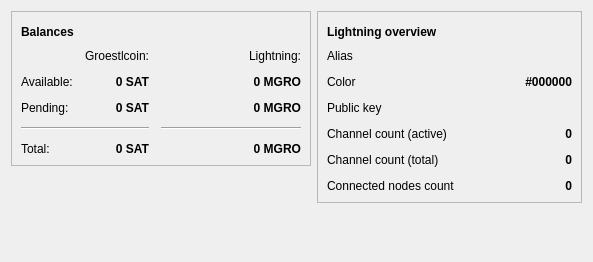
<?xml version="1.0" encoding="UTF-8"?>
<ui version="4.0">
 <class>OverviewPage</class>
 <widget class="QWidget" name="OverviewPage">
  <property name="geometry">
   <rect>
    <x>0</x>
    <y>0</y>
    <width>593</width>
    <height>262</height>
   </rect>
  </property>
  <property name="windowTitle">
   <string>Form</string>
  </property>
  <layout class="QVBoxLayout" name="verticalLayout">
   <item>
    <layout class="QHBoxLayout" name="horizontalLayout_7" stretch="1,1">
     <item>
      <layout class="QVBoxLayout" name="verticalLayout_9">
       <item>
        <widget class="QFrame" name="frame_5">
         <property name="frameShape">
          <enum>QFrame::StyledPanel</enum>
         </property>
         <property name="frameShadow">
          <enum>QFrame::Raised</enum>
         </property>
         <layout class="QVBoxLayout" name="verticalLayout_10">
          <item>
           <layout class="QHBoxLayout" name="horizontalLayout_8">
            <item>
             <widget class="QLabel" name="label_8">
              <property name="font">
               <font>
                <weight>75</weight>
                <bold>true</bold>
               </font>
              </property>
              <property name="text">
               <string>Balances</string>
              </property>
             </widget>
            </item>
            <item>
             <widget class="QPushButton" name="pushButtonBalance">
              <property name="enabled">
               <bool>true</bool>
              </property>
              <property name="maximumSize">
               <size>
                <width>30</width>
                <height>16777215</height>
               </size>
              </property>
              <property name="toolTip">
               <string/>
              </property>
              <property name="text">
               <string/>
              </property>
              <property name="icon">
               <iconset>
                <normaloff>:/icons/warning</normaloff>
                <disabledoff>:/icons/warning</disabledoff>:/icons/warning</iconset>
              </property>
              <property name="iconSize">
               <size>
                <width>24</width>
                <height>24</height>
               </size>
              </property>
              <property name="flat">
               <bool>true</bool>
              </property>
             </widget>
            </item>
            <item>
             <spacer name="horizontalSpacer_7">
              <property name="orientation">
               <enum>Qt::Horizontal</enum>
              </property>
              <property name="sizeHint" stdset="0">
               <size>
                <width>40</width>
                <height>20</height>
               </size>
              </property>
             </spacer>
            </item>
           </layout>
          </item>
          <item>
           <layout class="QGridLayout" name="gridLayout_3">
            <property name="spacing">
             <number>12</number>
            </property>
            <item row="2" column="2">
             <widget class="QLabel" name="labelPendingLightning">
              <property name="font">
               <font>
                <weight>75</weight>
                <bold>true</bold>
               </font>
              </property>
              <property name="cursor">
               <cursorShape>IBeamCursor</cursorShape>
              </property>
              <property name="toolTip">
               <string>Your total not yet locked on channels balance</string>
              </property>
              <property name="text">
               <string notr="true">0 MGRO</string>
              </property>
              <property name="alignment">
               <set>Qt::AlignRight|Qt::AlignTrailing|Qt::AlignVCenter</set>
              </property>
              <property name="textInteractionFlags">
               <set>Qt::LinksAccessibleByMouse|Qt::TextSelectableByKeyboard|Qt::TextSelectableByMouse</set>
              </property>
             </widget>
            </item>
            <item row="1" column="1">
             <widget class="QLabel" name="labelBalanceBitcoin">
              <property name="font">
               <font>
                <weight>75</weight>
                <bold>true</bold>
               </font>
              </property>
              <property name="cursor">
               <cursorShape>IBeamCursor</cursorShape>
              </property>
              <property name="toolTip">
               <string>Your current on chain balance</string>
              </property>
              <property name="text">
               <string notr="true">0 SAT</string>
              </property>
              <property name="alignment">
               <set>Qt::AlignRight|Qt::AlignTrailing|Qt::AlignVCenter</set>
              </property>
              <property name="textInteractionFlags">
               <set>Qt::LinksAccessibleByMouse|Qt::TextSelectableByKeyboard|Qt::TextSelectableByMouse</set>
              </property>
             </widget>
            </item>
            <item row="1" column="2">
             <widget class="QLabel" name="labelBalanceLightning">
              <property name="font">
               <font>
                <weight>75</weight>
                <bold>true</bold>
               </font>
              </property>
              <property name="cursor">
               <cursorShape>IBeamCursor</cursorShape>
              </property>
              <property name="toolTip">
               <string>Your current on channels balance</string>
              </property>
              <property name="text">
               <string notr="true">0 MGRO</string>
              </property>
              <property name="alignment">
               <set>Qt::AlignRight|Qt::AlignTrailing|Qt::AlignVCenter</set>
              </property>
              <property name="textInteractionFlags">
               <set>Qt::LinksAccessibleByMouse|Qt::TextSelectableByKeyboard|Qt::TextSelectableByMouse</set>
              </property>
             </widget>
            </item>
            <item row="2" column="0">
             <widget class="QLabel" name="labelPending">
              <property name="text">
               <string>Pending:</string>
              </property>
             </widget>
            </item>
            <item row="0" column="1">
             <widget class="QLabel" name="labelBitcoin">
              <property name="text">
               <string>Groestlcoin:</string>
              </property>
              <property name="alignment">
               <set>Qt::AlignRight|Qt::AlignTrailing|Qt::AlignVCenter</set>
              </property>
             </widget>
            </item>
            <item row="2" column="1">
             <widget class="QLabel" name="labelPendingBitcoin">
              <property name="font">
               <font>
                <weight>75</weight>
                <bold>true</bold>
               </font>
              </property>
              <property name="cursor">
               <cursorShape>IBeamCursor</cursorShape>
              </property>
              <property name="toolTip">
               <string>Your total not yet confirmed on chain balance</string>
              </property>
              <property name="text">
               <string notr="true">0 SAT</string>
              </property>
              <property name="alignment">
               <set>Qt::AlignRight|Qt::AlignTrailing|Qt::AlignVCenter</set>
              </property>
              <property name="textInteractionFlags">
               <set>Qt::LinksAccessibleByMouse|Qt::TextSelectableByKeyboard|Qt::TextSelectableByMouse</set>
              </property>
             </widget>
            </item>
            <item row="3" column="0" colspan="2">
             <widget class="Line" name="lineBitcoinBalance">
              <property name="orientation">
               <enum>Qt::Horizontal</enum>
              </property>
             </widget>
            </item>
            <item row="3" column="2">
             <widget class="Line" name="lineLightningBalance">
              <property name="sizePolicy">
               <sizepolicy hsizetype="Preferred" vsizetype="Fixed">
                <horstretch>0</horstretch>
                <verstretch>0</verstretch>
               </sizepolicy>
              </property>
              <property name="minimumSize">
               <size>
                <width>140</width>
                <height>0</height>
               </size>
              </property>
              <property name="orientation">
               <enum>Qt::Horizontal</enum>
              </property>
             </widget>
            </item>
            <item row="4" column="0">
             <widget class="QLabel" name="labelTotal">
              <property name="text">
               <string>Total:</string>
              </property>
             </widget>
            </item>
            <item row="4" column="1">
             <widget class="QLabel" name="labelBitcoinTotal">
              <property name="font">
               <font>
                <weight>75</weight>
                <bold>true</bold>
               </font>
              </property>
              <property name="cursor">
               <cursorShape>IBeamCursor</cursorShape>
              </property>
              <property name="toolTip">
               <string>Your total on chain balance</string>
              </property>
              <property name="text">
               <string notr="true">0 SAT</string>
              </property>
              <property name="alignment">
               <set>Qt::AlignRight|Qt::AlignTrailing|Qt::AlignVCenter</set>
              </property>
              <property name="textInteractionFlags">
               <set>Qt::LinksAccessibleByMouse|Qt::TextSelectableByKeyboard|Qt::TextSelectableByMouse</set>
              </property>
             </widget>
            </item>
            <item row="4" column="2">
             <widget class="QLabel" name="labelLightningTotal">
              <property name="font">
               <font>
                <weight>75</weight>
                <bold>true</bold>
               </font>
              </property>
              <property name="cursor">
               <cursorShape>IBeamCursor</cursorShape>
              </property>
              <property name="toolTip">
               <string>Your total on channels balance</string>
              </property>
              <property name="text">
               <string notr="true">0 MGRO</string>
              </property>
              <property name="alignment">
               <set>Qt::AlignRight|Qt::AlignTrailing|Qt::AlignVCenter</set>
              </property>
              <property name="textInteractionFlags">
               <set>Qt::LinksAccessibleByMouse|Qt::TextSelectableByKeyboard|Qt::TextSelectableByMouse</set>
              </property>
             </widget>
            </item>
            <item row="0" column="2">
             <widget class="QLabel" name="labelLightning">
              <property name="text">
               <string>Lightning:</string>
              </property>
              <property name="alignment">
               <set>Qt::AlignRight|Qt::AlignTrailing|Qt::AlignVCenter</set>
              </property>
             </widget>
            </item>
            <item row="1" column="0">
             <widget class="QLabel" name="labelAvailable">
              <property name="text">
               <string>Available:</string>
              </property>
             </widget>
            </item>
           </layout>
          </item>
         </layout>
        </widget>
       </item>
       <item>
        <spacer name="verticalSpacer_5">
         <property name="orientation">
          <enum>Qt::Vertical</enum>
         </property>
         <property name="sizeHint" stdset="0">
          <size>
           <width>20</width>
           <height>40</height>
          </size>
         </property>
        </spacer>
       </item>
      </layout>
     </item>
     <item>
      <layout class="QVBoxLayout" name="verticalLayout_11">
       <item>
        <widget class="QFrame" name="frame_6">
         <property name="maximumSize">
          <size>
           <width>16777215</width>
           <height>16777215</height>
          </size>
         </property>
         <property name="frameShape">
          <enum>QFrame::StyledPanel</enum>
         </property>
         <property name="frameShadow">
          <enum>QFrame::Raised</enum>
         </property>
         <layout class="QVBoxLayout" name="verticalLayout_12">
          <item>
           <layout class="QHBoxLayout" name="horizontalLayout_9">
            <item>
             <widget class="QLabel" name="labelLightningOverview">
              <property name="font">
               <font>
                <weight>75</weight>
                <bold>true</bold>
               </font>
              </property>
              <property name="text">
               <string>Lightning overview</string>
              </property>
             </widget>
            </item>
            <item>
             <widget class="QPushButton" name="label_33">
              <property name="enabled">
               <bool>true</bool>
              </property>
              <property name="maximumSize">
               <size>
                <width>30</width>
                <height>16777215</height>
               </size>
              </property>
              <property name="toolTip">
               <string/>
              </property>
              <property name="text">
               <string/>
              </property>
              <property name="icon">
               <iconset>
                <normaloff>:/icons/warning</normaloff>
                <disabledoff>:/icons/warning</disabledoff>:/icons/warning</iconset>
              </property>
              <property name="iconSize">
               <size>
                <width>24</width>
                <height>24</height>
               </size>
              </property>
              <property name="flat">
               <bool>true</bool>
              </property>
             </widget>
            </item>
            <item>
             <spacer name="horizontalSpacer_9">
              <property name="orientation">
               <enum>Qt::Horizontal</enum>
              </property>
              <property name="sizeHint" stdset="0">
               <size>
                <width>40</width>
                <height>20</height>
               </size>
              </property>
             </spacer>
            </item>
           </layout>
          </item>
          <item>
           <layout class="QGridLayout" name="gridLayout_5">
            <property name="spacing">
             <number>12</number>
            </property>
            <item row="4" column="0" colspan="2">
             <widget class="QLabel" name="labelChannelCountTotalText">
              <property name="text">
               <string>Channel count (total)</string>
              </property>
             </widget>
            </item>
            <item row="5" column="0" rowspan="2" colspan="2">
             <widget class="QLabel" name="labelConnectedNodesText">
              <property name="text">
               <string>Connected nodes count</string>
              </property>
             </widget>
            </item>
            <item row="3" column="0" colspan="2">
             <widget class="QLabel" name="labelChannelCountActiveText">
              <property name="text">
               <string>Channel count (active)</string>
              </property>
             </widget>
            </item>
            <item row="5" column="2" rowspan="2">
             <widget class="QLabel" name="labelConnectedNodes">
              <property name="font">
               <font>
                <weight>75</weight>
                <bold>true</bold>
               </font>
              </property>
              <property name="cursor">
               <cursorShape>IBeamCursor</cursorShape>
              </property>
              <property name="toolTip">
               <string>The number of other Lightning Network nodes you are connected to</string>
              </property>
              <property name="text">
               <string notr="true">0</string>
              </property>
              <property name="alignment">
               <set>Qt::AlignRight|Qt::AlignTrailing|Qt::AlignVCenter</set>
              </property>
              <property name="textInteractionFlags">
               <set>Qt::LinksAccessibleByMouse|Qt::TextSelectableByKeyboard|Qt::TextSelectableByMouse</set>
              </property>
             </widget>
            </item>
            <item row="4" column="2">
             <widget class="QLabel" name="labelChannelCountTotal">
              <property name="font">
               <font>
                <weight>75</weight>
                <bold>true</bold>
               </font>
              </property>
              <property name="cursor">
               <cursorShape>IBeamCursor</cursorShape>
              </property>
              <property name="toolTip">
               <string>The total number of Lightning Network channels</string>
              </property>
              <property name="text">
               <string notr="true">0</string>
              </property>
              <property name="alignment">
               <set>Qt::AlignRight|Qt::AlignTrailing|Qt::AlignVCenter</set>
              </property>
              <property name="textInteractionFlags">
               <set>Qt::LinksAccessibleByMouse|Qt::TextSelectableByKeyboard|Qt::TextSelectableByMouse</set>
              </property>
             </widget>
            </item>
            <item row="0" column="0" colspan="2">
             <widget class="QLabel" name="labelAliasText">
              <property name="text">
               <string>Alias</string>
              </property>
             </widget>
            </item>
            <item row="3" column="2">
             <widget class="QLabel" name="labelChannelCountActive">
              <property name="font">
               <font>
                <weight>75</weight>
                <bold>true</bold>
               </font>
              </property>
              <property name="cursor">
               <cursorShape>IBeamCursor</cursorShape>
              </property>
              <property name="toolTip">
               <string>The number of active channels on the Lightning Network</string>
              </property>
              <property name="text">
               <string notr="true">0</string>
              </property>
              <property name="alignment">
               <set>Qt::AlignRight|Qt::AlignTrailing|Qt::AlignVCenter</set>
              </property>
              <property name="textInteractionFlags">
               <set>Qt::LinksAccessibleByMouse|Qt::TextSelectableByKeyboard|Qt::TextSelectableByMouse</set>
              </property>
             </widget>
            </item>
            <item row="0" column="2">
             <widget class="QLabel" name="labelAlias">
              <property name="font">
               <font>
                <weight>75</weight>
                <bold>true</bold>
               </font>
              </property>
              <property name="cursor">
               <cursorShape>IBeamCursor</cursorShape>
              </property>
              <property name="toolTip">
               <string>Your current alias on the Lightning Network</string>
              </property>
              <property name="text">
               <string notr="true"/>
              </property>
              <property name="alignment">
               <set>Qt::AlignRight|Qt::AlignTrailing|Qt::AlignVCenter</set>
              </property>
              <property name="textInteractionFlags">
               <set>Qt::LinksAccessibleByMouse|Qt::TextSelectableByKeyboard|Qt::TextSelectableByMouse</set>
              </property>
             </widget>
            </item>
            <item row="1" column="0" colspan="2">
             <widget class="QLabel" name="labelColorText">
              <property name="text">
               <string>Color</string>
              </property>
             </widget>
            </item>
            <item row="1" column="2">
             <widget class="QLabel" name="labelColor">
              <property name="font">
               <font>
                <weight>75</weight>
                <bold>true</bold>
               </font>
              </property>
              <property name="cursor">
               <cursorShape>IBeamCursor</cursorShape>
              </property>
              <property name="toolTip">
               <string>Your current color on the Lightning Network</string>
              </property>
              <property name="text">
               <string notr="true">#000000</string>
              </property>
              <property name="alignment">
               <set>Qt::AlignRight|Qt::AlignTrailing|Qt::AlignVCenter</set>
              </property>
              <property name="textInteractionFlags">
               <set>Qt::LinksAccessibleByMouse|Qt::TextSelectableByKeyboard|Qt::TextSelectableByMouse</set>
              </property>
             </widget>
            </item>
            <item row="2" column="0">
             <widget class="QLabel" name="labelPublicKeyText">
              <property name="text">
               <string>Public key</string>
              </property>
             </widget>
            </item>
            <item row="2" column="1" colspan="2">
             <widget class="QLabel" name="labelPublicKey">
              <property name="maximumSize">
               <size>
                <width>300</width>
                <height>16777215</height>
               </size>
              </property>
              <property name="font">
               <font>
                <weight>75</weight>
                <bold>true</bold>
               </font>
              </property>
              <property name="cursor">
               <cursorShape>IBeamCursor</cursorShape>
              </property>
              <property name="toolTip">
               <string>Your Lightning Network public key (identifier)</string>
              </property>
              <property name="text">
               <string notr="true"/>
              </property>
              <property name="alignment">
               <set>Qt::AlignRight|Qt::AlignTrailing|Qt::AlignVCenter</set>
              </property>
              <property name="wordWrap">
               <bool>true</bool>
              </property>
              <property name="textInteractionFlags">
               <set>Qt::LinksAccessibleByMouse|Qt::TextSelectableByKeyboard|Qt::TextSelectableByMouse</set>
              </property>
             </widget>
            </item>
           </layout>
          </item>
         </layout>
        </widget>
       </item>
       <item>
        <spacer name="verticalSpacer_6">
         <property name="orientation">
          <enum>Qt::Vertical</enum>
         </property>
         <property name="sizeHint" stdset="0">
          <size>
           <width>20</width>
           <height>40</height>
          </size>
         </property>
        </spacer>
       </item>
      </layout>
     </item>
    </layout>
   </item>
  </layout>
 </widget>
 <resources/>
 <connections/>
</ui>
